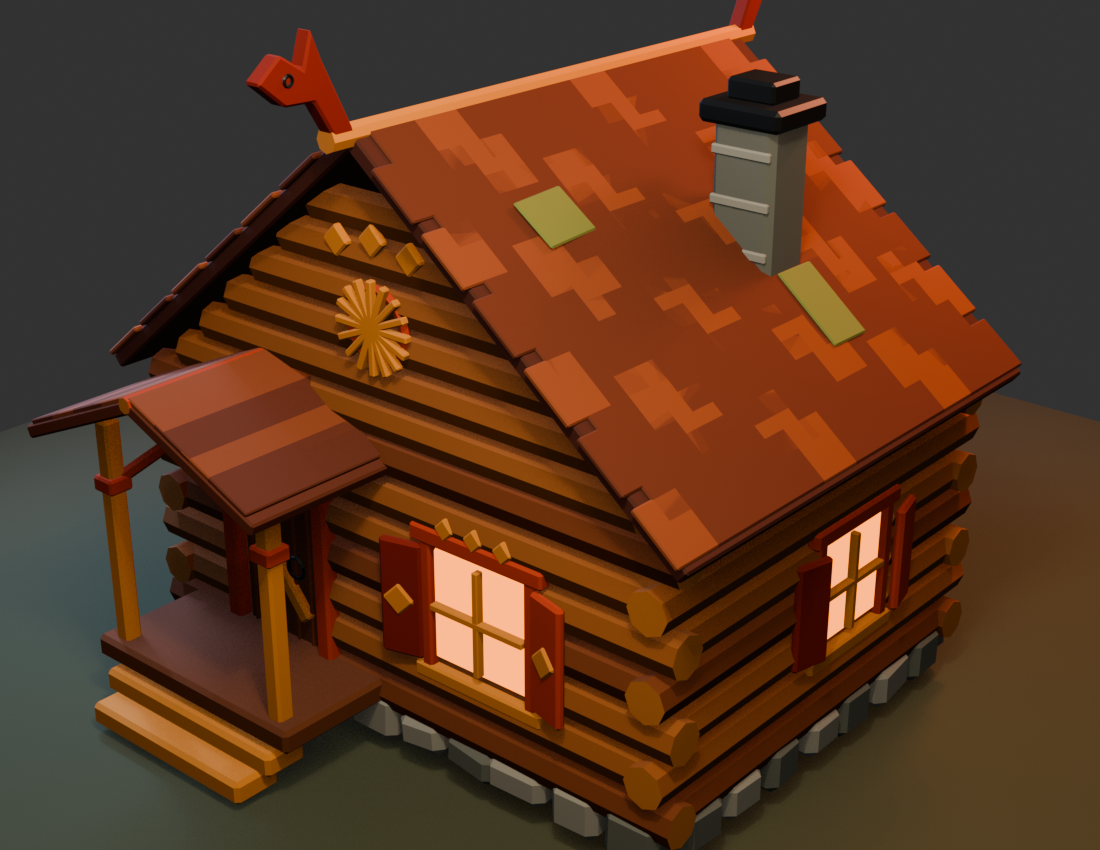
#> input picture ArtSource/Renders/Izba_Hearthward_runtime_verified.png, 1100 x 850 px, given in place of front.png, which was not available
$ python evaluate_qa.py --iteration 5
#> lines starting #> are read from the running program, lines starting #| are printed output that depends on the picture; after the words box and inside, x2 and y2 are one past the last pixel; in counts of white or black regions, pixels touching at a corner belong together; pictures that were not available may be replaced by others from this repository, and a replacement may not be noted
"""Measure rendered Leshy silhouettes against the locked reference masks."""

from __future__ import annotations

import argparse
import json
from datetime import datetime, timezone
from pathlib import Path

import cv2
import numpy as np


ROOT = Path(__file__).resolve().parents[1]
QA = ROOT / "qa"
RENDERS = ROOT / "renders"
VIEWS = ("front", "back", "left", "front_3q", "back_3q")


def binary(path: Path, rendered: bool = False) -> np.ndarray:
    image = cv2.imread(str(path), cv2.IMREAD_UNCHANGED)
    if image is None:
        raise FileNotFoundError(path)
    if image.ndim == 3:
        if image.shape[2] == 4:
            image = cv2.cvtColor(image, cv2.COLOR_BGRA2GRAY)
        else:
            image = cv2.cvtColor(image, cv2.COLOR_BGR2GRAY)
    threshold = 128 if rendered else 1
    return (image > threshold).astype(np.uint8)


def bbox(mask: np.ndarray) -> list[int]:
    ys, xs = np.where(mask > 0)
    return [int(xs.min()), int(ys.min()), int(xs.max()), int(ys.max())]


def contour_distance(a: np.ndarray, b: np.ndarray) -> tuple[float, float]:
    ca = cv2.Canny(a * 255, 80, 160) > 0
    cb = cv2.Canny(b * 255, 80, 160) > 0
    dist_to_b = cv2.distanceTransform((~cb).astype(np.uint8), cv2.DIST_L2, 3)
    dist_to_a = cv2.distanceTransform((~ca).astype(np.uint8), cv2.DIST_L2, 3)
    values = np.concatenate((dist_to_b[ca], dist_to_a[cb]))
    return float(values.mean()), float(np.percentile(values, 95))


def metrics(reference: np.ndarray, render: np.ndarray) -> dict:
    intersection = int(np.logical_and(reference, render).sum())
    union = int(np.logical_or(reference, render).sum())
    render_area = int(render.sum())
    ref_area = int(reference.sum())
    mean_contour, p95_contour = contour_distance(reference, render)
    ref_box = bbox(reference)
    height = ref_box[3] - ref_box[1] + 1
    return {
        "iou": round(intersection / union, 6),
        "precision": round(intersection / max(render_area, 1), 6),
        "recall": round(intersection / max(ref_area, 1), 6),
        "reference_area_px": ref_area,
        "render_area_px": render_area,
        "reference_bbox_px": ref_box,
        "render_bbox_px": bbox(render),
        "mean_contour_distance_px": round(mean_contour, 4),
        "p95_contour_distance_px": round(p95_contour, 4),
        "mean_contour_distance_height_pct": round(100.0 * mean_contour / height, 4),
        "p95_contour_distance_height_pct": round(100.0 * p95_contour / height, 4),
    }


def overlay(reference: np.ndarray, render: np.ndarray) -> np.ndarray:
    h, w = reference.shape
    out = np.full((h, w, 3), 24, np.uint8)
    ref_only = (reference == 1) & (render == 0)
    render_only = (reference == 0) & (render == 1)
    common = (reference == 1) & (render == 1)
    out[common] = (174, 174, 174)
    out[ref_only] = (36, 40, 224)       # red in BGR
    out[render_only] = (224, 115, 32)   # cyan-blue in BGR
    ref_contour = cv2.Canny(reference * 255, 80, 160) > 0
    render_contour = cv2.Canny(render * 255, 80, 160) > 0
    out[ref_contour] = (0, 255, 0)
    out[render_contour] = (255, 0, 255)
    return out


def append_log(iteration: int, view_metrics: dict) -> None:
    log = QA / "iteration_log.md"
    front = view_metrics["front"]
    back = view_metrics["back"]
    left = view_metrics["left"]
    block = (
        f"\n## Iteration {iteration:02d}\n\n"
        f"- Evaluated: {datetime.now(timezone.utc).isoformat()}\n"
        f"- Front IoU: {front['iou']:.6f}; mean contour: {front['mean_contour_distance_height_pct']:.3f}% H\n"
        f"- Back IoU: {back['iou']:.6f}; mean contour: {back['mean_contour_distance_height_pct']:.3f}% H\n"
        f"- Left IoU: {left['iou']:.6f}; mean contour: {left['mean_contour_distance_height_pct']:.3f}% H\n"
        "- Overlay legend: green = reference contour, magenta = render contour, red = missing model area, cyan = excess model area.\n"
    )
    if not log.exists():
        log.write_text("# Leshy v1 QA iteration log\n", encoding="utf-8")
    with log.open("a", encoding="utf-8") as handle:
        handle.write(block)


def main() -> None:
    parser = argparse.ArgumentParser()
    parser.add_argument("--iteration", type=int, required=True)
    args = parser.parse_args()
    render_dir = RENDERS / f"iter_{args.iteration:02d}"
    overlay_dir = QA / f"iter_{args.iteration:02d}" / "overlays"
    render_mask_dir = QA / f"iter_{args.iteration:02d}" / "render_masks"
    overlay_dir.mkdir(parents=True, exist_ok=True)
    render_mask_dir.mkdir(parents=True, exist_ok=True)

    result = {"iteration": args.iteration, "views": {}}
    for view in VIEWS:
        ref = binary(QA / "reference_masks" / f"{view}.png")
#> in binary, image is the input picture: shape (850, 1100, 4); mean B, G, R, A 31.7, 54.3, 89.8, 255
#> in binary, `return (image > threshold).astype(np.uint8)`:
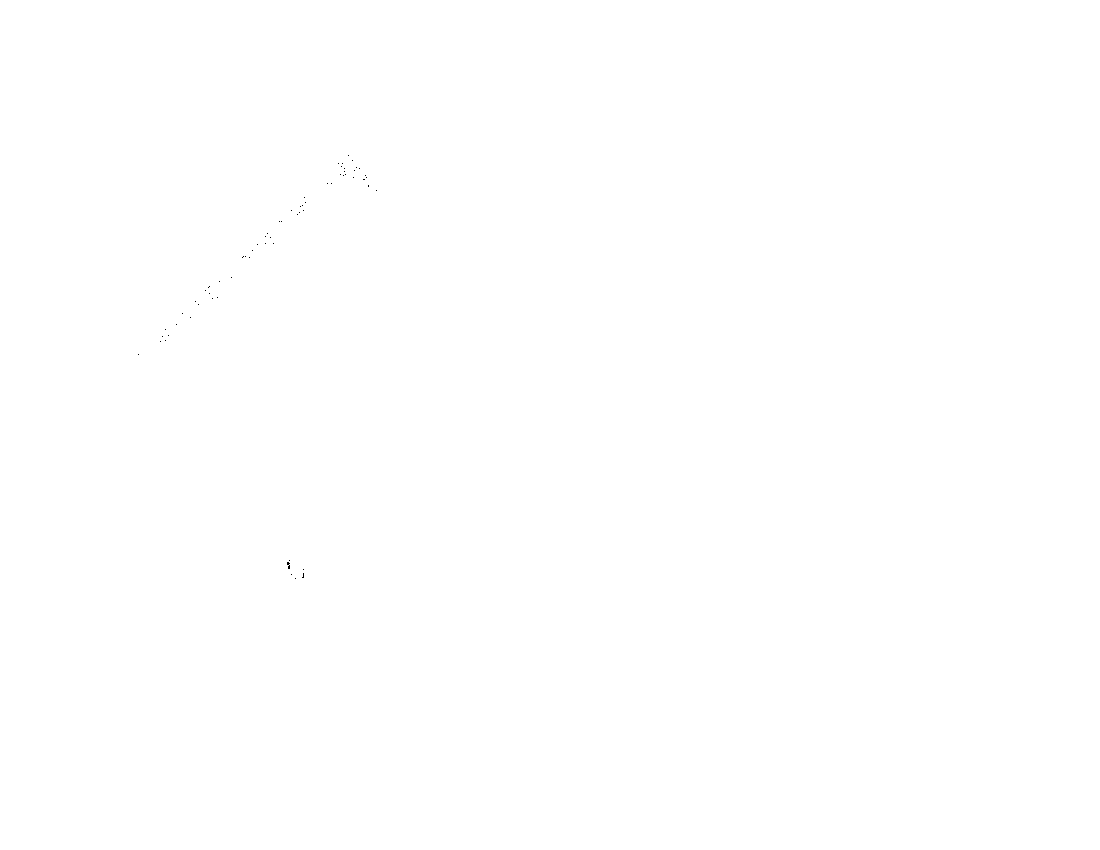
#> returned value: shape (850, 1100); values 0 (black) and 1 (white), 100% white; black in thin lines or dots, all inside (x1, y1, x2, y2) = (138, 155, 377, 579)
        rendered = binary(render_dir / f"{view}_silhouette.png", rendered=True)
#> call 2 of binary, with rendered = True
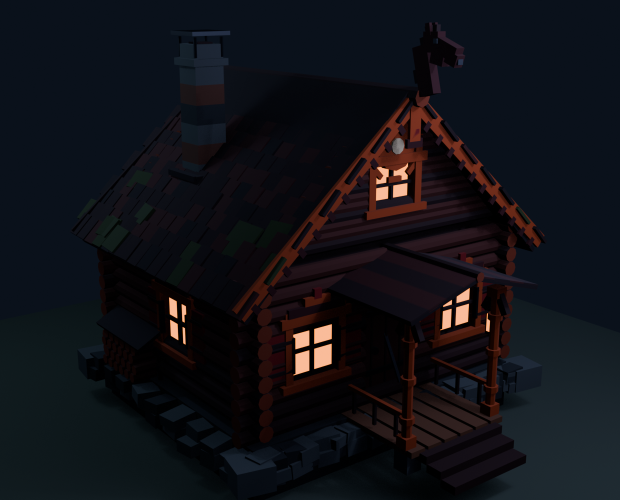
#> input picture ArtSource/Renders/Izba_Rowanhearth_night.png, 1240 x 1000 px, given in place of front_silhouette.png, which was not available (shown at 1/2 size)
#> in binary, image is the input picture: shape (1000, 1240, 4); mean B, G, R, A 22.1, 17.1, 16.7, 255
#> in binary (call 2), `return (image > threshold).astype(np.uint8)`: returned value: shape (1000, 1240); values 0 (black) and 1 (white), 0.85% white; 22 white regions (4 under 20 px), largest, box (x1, y1, x2, y2) and area: (628, 688, 663, 738) 1417, (587, 701, 619, 751) 1160, (628, 649, 664, 688) 1061
        if rendered.shape != ref.shape:
            rendered = cv2.resize(rendered, (ref.shape[1], ref.shape[0]), interpolation=cv2.INTER_NEAREST)
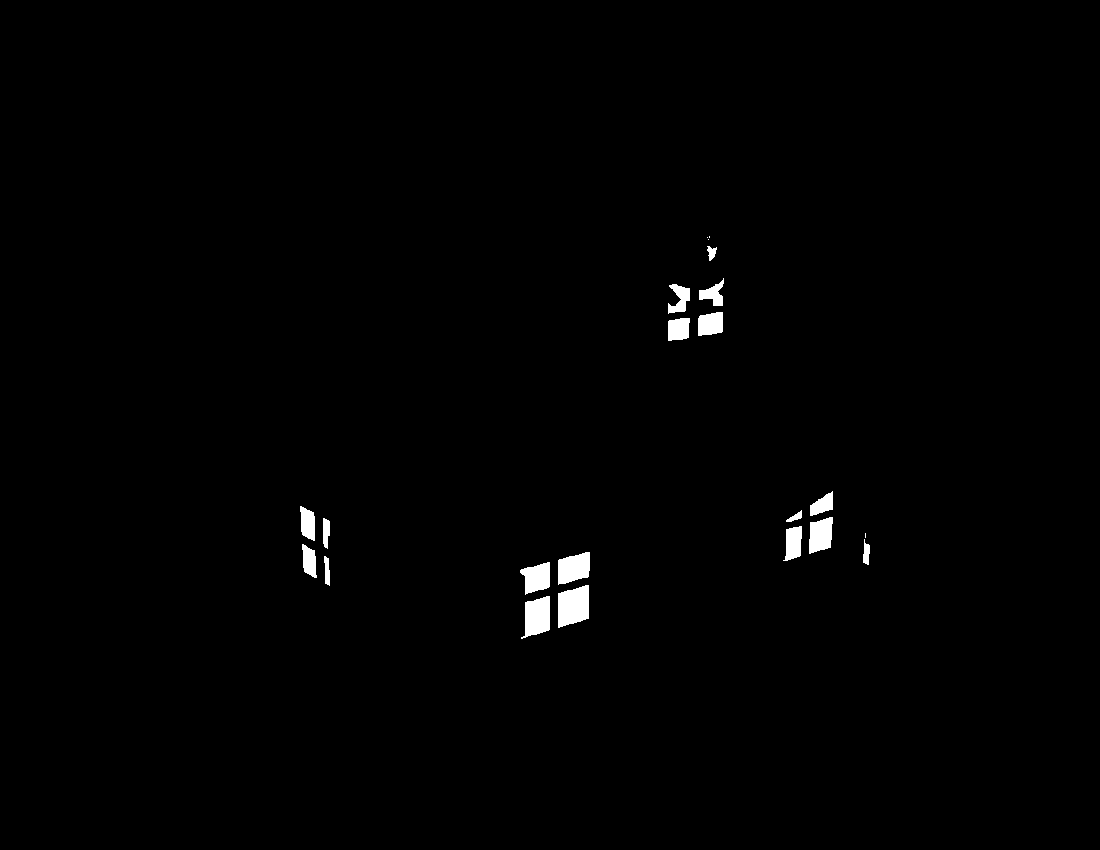
#> rendered: shape (850, 1100); values 0 (black) and 1 (white), 0.86% white; 22 white regions (4 under 20 px), largest, box (x1, y1, x2, y2) and area: (558, 585, 589, 628) 1068, (521, 596, 550, 639) 882, (558, 552, 590, 585) 805
        result["views"][view] = metrics(ref, rendered)
#> in metrics, `intersection = int(np.logical_and(reference, render).sum())`: intersection = 8001
#> in metrics, `union = int(np.logical_or(reference, render).sum())`: union = 934913
#> in metrics, `render_area = int(render.sum())`: render_area = 8001
#> in metrics, `ref_area = int(reference.sum())`: ref_area = 934913
#> in contour_distance, `ca = cv2.Canny(a * 255, 80, 160) > 0`: ca: shape (850, 1100) bool; 0.05% white in thin lines or dots, all inside (x1, y1, x2, y2) = (137, 154, 378, 580)
#> in contour_distance, `cb = cv2.Canny(b * 255, 80, 160) > 0`: cb: shape (850, 1100) bool; 0.17% white in thin lines or dots, all inside (x1, y1, x2, y2) = (299, 235, 870, 639)
#> in contour_distance, `dist_to_a = cv2.distanceTransform((~ca).astype(np.uint8), cv2.DIST_L2,..`:
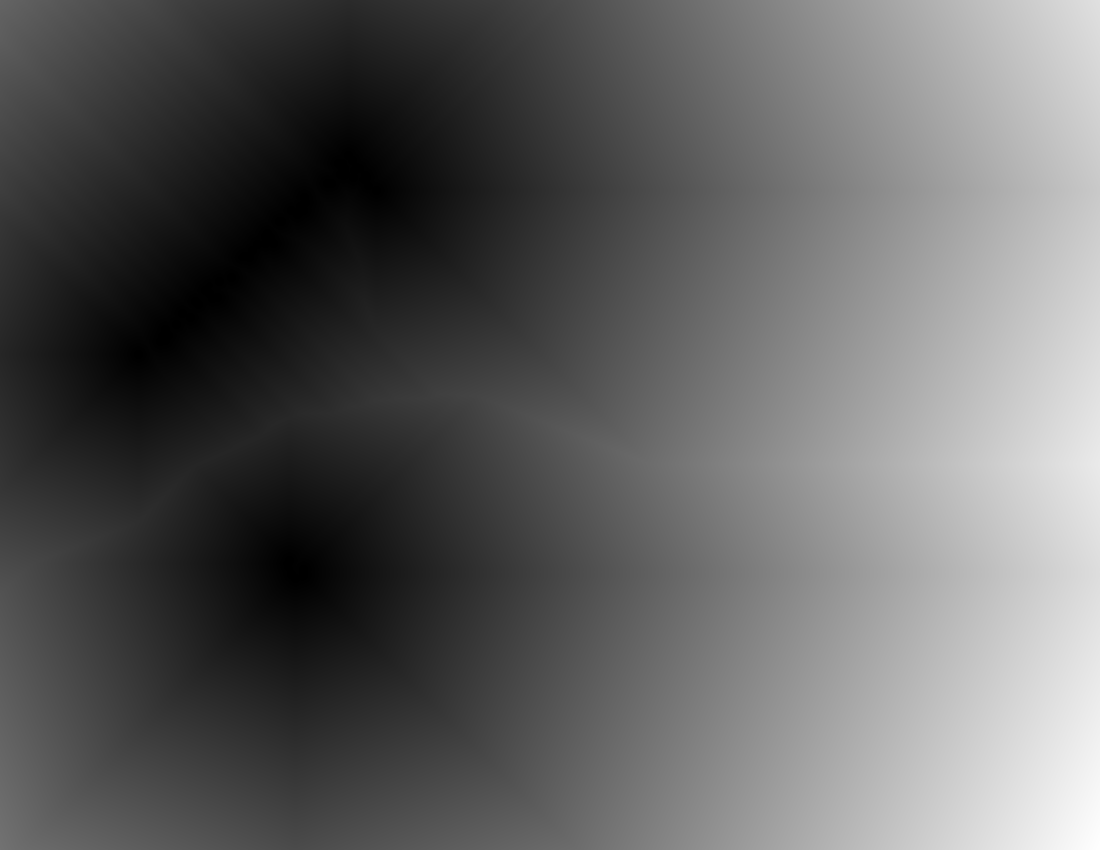
#> dist_to_a: shape (850, 1100) float32; min 0, max 872.3, mean 329.6; drawn with min black and max white
#> in contour_distance, `values = np.concatenate((dist_to_b[ca], dist_to_a[cb]))`: values = 2039 values, max 551.2 at index 1194, min 0 at index 426, mean 288.7
#> in metrics, `mean_contour, p95_contour = contour_distance(reference, render)`: mean_contour = 288.7; p95_contour = 525.4
#> in metrics, `ref_box = bbox(reference)`: ref_box = [0, 0, 1099, 849]
#> in metrics, `height = ref_box[3] - ref_box[1] + 1`: height = 850
        cv2.imwrite(str(render_mask_dir / f"{view}.png"), rendered * 255)
        cv2.imwrite(str(overlay_dir / f"{view}_overlay.png"), overlay(ref, rendered))
#> in overlay, `render_only = (reference == 0) & (render == 1)`: render_only: shape (850, 1100) bool; every value is 0
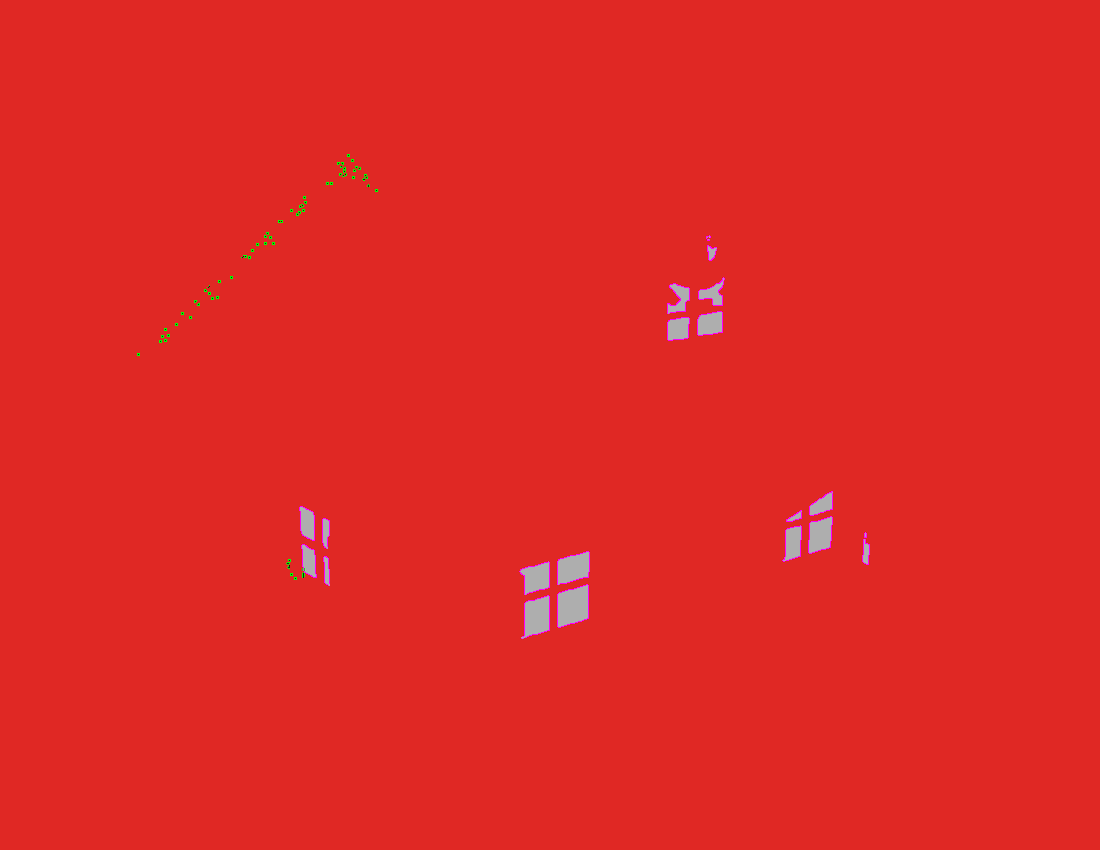
#> saved as front_overlay.png: shape (850, 1100, 3); mean B, G, R 37.4, 41.1, 223.5

    gates = {"front": 0.93, "back": 0.90, "left": 0.90}
    result["acceptance"] = {
        view: {"required_iou": gate, "passed": result["views"][view]["iou"] >= gate}
        for view, gate in gates.items()
    }
    result["all_silhouette_gates_passed"] = all(x["passed"] for x in result["acceptance"].values())
    metrics_file = QA / "metrics.json"
    history = {"iterations": []}
    if metrics_file.exists():
        history = json.loads(metrics_file.read_text(encoding="utf-8"))
    history["iterations"] = [x for x in history.get("iterations", []) if x.get("iteration") != args.iteration]
    history["iterations"].append(result)
    history["iterations"].sort(key=lambda x: x["iteration"])
    history["latest_iteration"] = args.iteration
    metrics_file.write_text(json.dumps(history, indent=2, ensure_ascii=False) + "\n", encoding="utf-8")
    append_log(args.iteration, result["views"])
    print(json.dumps(result, indent=2, ensure_ascii=False))


if __name__ == "__main__":
#> (the run stopped early here; a loop or call above may not have finished)
